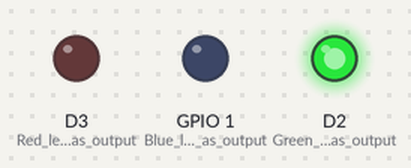
Simulated run of this sketch. Board: ESP8266 (NodeMCU). On the bench: output pins drawn as LEDs (lit = HIGH).

Above: at 0.1 s.
Timing chart, 0 to 1.6 s (numbered marks = the images above):
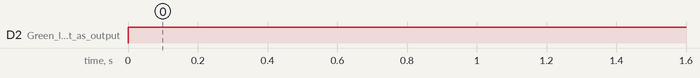

The sketch:

yellow_led_project.ino
```cpp
// Yellow Led

void setup() {
  pinMode(D3, OUTPUT);          // Red led set as output
  pinMode(D2, OUTPUT);          // Green led set as output
  pinMode(D10, OUTPUT);         // Blue led set as output
}

void loop() {
  digitalWrite(D3, LOW);
  digitalWrite(D2, HIGH);
  digitalWrite(D10, LOW);
  delay(1000);
}
```

Measured:
- by itself, D2 (Green_led_set_as_output): LOW → HIGH at 0.00 s
